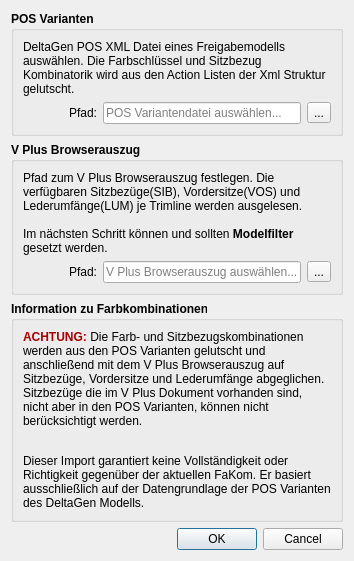
<?xml version="1.0" encoding="UTF-8"?>
<ui version="4.0">
 <class>fakom_dialog</class>
 <widget class="QDialog" name="fakom_dialog">
  <property name="windowTitle">
   <string>FaKom Import</string>
  </property>
  <layout class="QVBoxLayout" name="verticalLayout">
   <item>
    <widget class="QGroupBox" name="groupBox_fakom">
     <property name="font">
      <font>
       <weight>75</weight>
       <bold>true</bold>
      </font>
     </property>
     <property name="title">
      <string>POS Varianten</string>
     </property>
     <property name="checkable">
      <bool>false</bool>
     </property>
     <layout class="QVBoxLayout" name="verticalLayout_2">
      <property name="sizeConstraint">
       <enum>QLayout::SetMinimumSize</enum>
      </property>
      <item alignment="Qt::AlignTop">
       <widget class="QLabel" name="label_fakomDesc">
        <property name="font">
         <font>
          <weight>50</weight>
          <bold>false</bold>
         </font>
        </property>
        <property name="text">
         <string>DeltaGen POS XML Datei eines Freigabemodells auswählen. Die Farbschlüssel und Sitzbezug Kombinatorik wird aus den Action Listen der Xml Struktur gelutscht.</string>
        </property>
        <property name="wordWrap">
         <bool>true</bool>
        </property>
       </widget>
      </item>
      <item>
       <layout class="QHBoxLayout" name="horizontalLayout">
        <item>
         <widget class="QPushButton" name="pushButton_2">
          <property name="enabled">
           <bool>false</bool>
          </property>
          <property name="icon">
           <iconset resource="res/gui_resource.qrc">
            <normaloff>:/type/fakom.png</normaloff>
            <disabledoff>:/type/fakom.png</disabledoff>
            <disabledon>:/type/fakom.png</disabledon>:/type/fakom.png</iconset>
          </property>
          <property name="iconSize">
           <size>
            <width>34</width>
            <height>34</height>
           </size>
          </property>
          <property name="autoDefault">
           <bool>false</bool>
          </property>
          <property name="flat">
           <bool>true</bool>
          </property>
         </widget>
        </item>
        <item>
         <widget class="QLabel" name="label_fakomPath">
          <property name="font">
           <font>
            <weight>50</weight>
            <bold>false</bold>
           </font>
          </property>
          <property name="text">
           <string>Pfad:</string>
          </property>
         </widget>
        </item>
        <item>
         <widget class="QLineEdit" name="lineEdit_fakom">
          <property name="font">
           <font>
            <weight>50</weight>
            <bold>false</bold>
           </font>
          </property>
          <property name="statusTip">
           <string>Pfad zum Ausgabe Ordner. (.) Punkt bedeutet relativ zur ausgeführten Datei.</string>
          </property>
          <property name="placeholderText">
           <string>POS Variantendatei auswählen...</string>
          </property>
         </widget>
        </item>
        <item>
         <widget class="QToolButton" name="toolBtn_fakom">
          <property name="minimumSize">
           <size>
            <width>0</width>
            <height>19</height>
           </size>
          </property>
          <property name="font">
           <font>
            <weight>50</weight>
            <bold>false</bold>
           </font>
          </property>
          <property name="statusTip">
           <string>Datei Dialog um Ausgabe Ordner festzulegen.</string>
          </property>
          <property name="text">
           <string>...</string>
          </property>
         </widget>
        </item>
       </layout>
      </item>
     </layout>
    </widget>
   </item>
   <item>
    <widget class="QGroupBox" name="groupBox_vplus">
     <property name="font">
      <font>
       <weight>75</weight>
       <bold>true</bold>
      </font>
     </property>
     <property name="title">
      <string>V Plus Browserauszug</string>
     </property>
     <property name="flat">
      <bool>false</bool>
     </property>
     <layout class="QVBoxLayout" name="verticalLayout_3">
      <item alignment="Qt::AlignTop">
       <widget class="QLabel" name="label_vplus_desc">
        <property name="font">
         <font>
          <weight>50</weight>
          <bold>false</bold>
         </font>
        </property>
        <property name="text">
         <string>&lt;html&gt;&lt;head/&gt;&lt;body&gt;&lt;p&gt;Pfad zum V Plus Browserauszug festlegen. Die verfügbaren Sitzbezüge(SIB), Vordersitze(VOS) und Lederumfänge(LUM) je Trimline werden ausgelesen.&lt;br/&gt;&lt;br/&gt;Im nächsten Schritt können und sollten &lt;span style=&quot; font-weight:600;&quot;&gt;Modelfilter&lt;/span&gt; gesetzt werden.&lt;/p&gt;&lt;/body&gt;&lt;/html&gt;</string>
        </property>
        <property name="wordWrap">
         <bool>true</bool>
        </property>
       </widget>
      </item>
      <item>
       <layout class="QHBoxLayout" name="horizontalLayout_2">
        <item>
         <widget class="QPushButton" name="pushButton">
          <property name="enabled">
           <bool>false</bool>
          </property>
          <property name="icon">
           <iconset resource="res/gui_resource.qrc">
            <normaloff>:/type/excel.png</normaloff>
            <disabledoff>:/type/excel.png</disabledoff>:/type/excel.png</iconset>
          </property>
          <property name="iconSize">
           <size>
            <width>26</width>
            <height>26</height>
           </size>
          </property>
          <property name="autoDefault">
           <bool>false</bool>
          </property>
          <property name="flat">
           <bool>true</bool>
          </property>
         </widget>
        </item>
        <item>
         <widget class="QLabel" name="label_vplusPath">
          <property name="font">
           <font>
            <weight>50</weight>
            <bold>false</bold>
           </font>
          </property>
          <property name="text">
           <string>Pfad:</string>
          </property>
         </widget>
        </item>
        <item>
         <widget class="QLineEdit" name="lineEdit_vplus">
          <property name="font">
           <font>
            <weight>50</weight>
            <bold>false</bold>
           </font>
          </property>
          <property name="statusTip">
           <string>Pfad zum Ausgabe Ordner. (.) Punkt bedeutet relativ zur ausgeführten Datei.</string>
          </property>
          <property name="placeholderText">
           <string>V Plus Browserauszug auswählen...</string>
          </property>
         </widget>
        </item>
        <item>
         <widget class="QToolButton" name="toolBtn_vplus">
          <property name="minimumSize">
           <size>
            <width>0</width>
            <height>19</height>
           </size>
          </property>
          <property name="font">
           <font>
            <weight>50</weight>
            <bold>false</bold>
           </font>
          </property>
          <property name="statusTip">
           <string>Datei Dialog um Ausgabe Ordner festzulegen.</string>
          </property>
          <property name="text">
           <string>...</string>
          </property>
         </widget>
        </item>
       </layout>
      </item>
     </layout>
    </widget>
   </item>
   <item>
    <widget class="QGroupBox" name="groupBox_info">
     <property name="font">
      <font>
       <weight>75</weight>
       <bold>true</bold>
      </font>
     </property>
     <property name="title">
      <string>Information zu Farbkombinationen</string>
     </property>
     <property name="flat">
      <bool>false</bool>
     </property>
     <layout class="QVBoxLayout" name="verticalLayout_4">
      <property name="sizeConstraint">
       <enum>QLayout::SetMinimumSize</enum>
      </property>
      <item alignment="Qt::AlignTop">
       <widget class="QLabel" name="label_info">
        <property name="font">
         <font>
          <weight>50</weight>
          <bold>false</bold>
         </font>
        </property>
        <property name="text">
         <string>&lt;html&gt;&lt;head/&gt;&lt;body&gt;&lt;p&gt;&lt;span style=&quot; font-weight:600; color:#aa0000;&quot;&gt;ACHTUNG:&lt;/span&gt; Die Farb- und Sitzbezugskombinationen werden aus den POS Varianten gelutscht und anschließend mit dem V Plus Browserauszug auf Sitzbezüge, Vordersitze und Lederumfänge abgeglichen. Sitzbezüge die im V Plus Dokument vorhanden sind, nicht aber in den POS Varianten, können nicht berücksichtigt werden.&lt;/p&gt;&lt;p&gt;&lt;br/&gt;Dieser Import garantiert keine Vollständigkeit oder Richtigkeit gegenüber der aktuellen FaKom. Er basiert ausschließlich auf der Datengrundlage der POS Varianten des DeltaGen Modells.&lt;/p&gt;&lt;/body&gt;&lt;/html&gt;</string>
        </property>
        <property name="wordWrap">
         <bool>true</bool>
        </property>
       </widget>
      </item>
     </layout>
    </widget>
   </item>
   <item>
    <widget class="QDialogButtonBox" name="buttonBox">
     <property name="orientation">
      <enum>Qt::Horizontal</enum>
     </property>
     <property name="standardButtons">
      <set>QDialogButtonBox::Cancel|QDialogButtonBox::Ok</set>
     </property>
    </widget>
   </item>
  </layout>
 </widget>
 <resources>
  <include location="res/gui_resource.qrc"/>
 </resources>
 <connections>
  <connection>
   <sender>buttonBox</sender>
   <signal>accepted()</signal>
   <receiver>fakom_dialog</receiver>
   <slot>accept()</slot>
   <hints>
    <hint type="sourcelabel">
     <x>248</x>
     <y>254</y>
    </hint>
    <hint type="destinationlabel">
     <x>157</x>
     <y>274</y>
    </hint>
   </hints>
  </connection>
  <connection>
   <sender>buttonBox</sender>
   <signal>rejected()</signal>
   <receiver>fakom_dialog</receiver>
   <slot>reject()</slot>
   <hints>
    <hint type="sourcelabel">
     <x>316</x>
     <y>260</y>
    </hint>
    <hint type="destinationlabel">
     <x>286</x>
     <y>274</y>
    </hint>
   </hints>
  </connection>
 </connections>
</ui>
